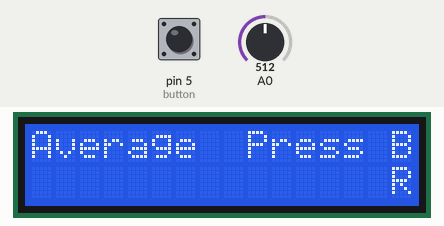
A sketch run on a simulated Arduino Uno, built with avr-gcc and run on an emulated ATmega328P. On the bench: 16×2 character LCD. The inputs (shaded band) are chosen by the test bench; at power-on: pin 5 (button) HIGH, A0 = 512. What the sketch prints to the serial monitor is not drawn.

Above: at 1.2 s.
1.3 s: pin 5 (button) pulled LOW for 0.15 s
At 1.31 s:
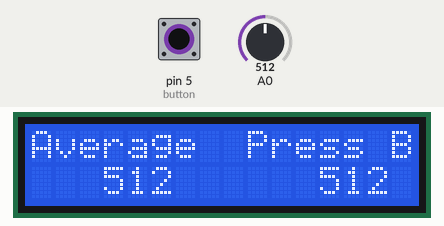
At 2.6 s:
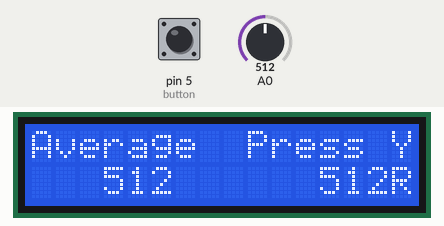
2.9 s: pin 5 (button) pulled LOW for 1 s
At 4.0 s:
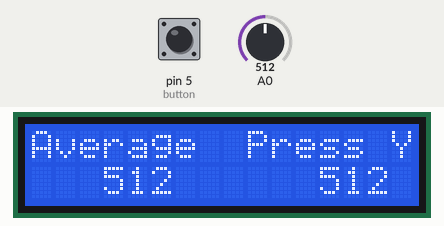
Timing chart, 0 to 5.9 s (numbered marks = the images above; inputs shaded):
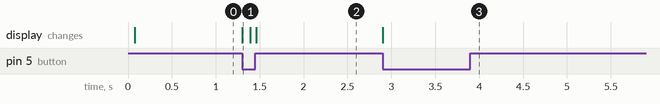

The sketch:

Lab12_Task1.ino
```cpp
#include <LiquidCrystal.h>
LiquidCrystal lcd(13, 12, 11, 10, 9, 8);
int lightPress, lightRead, lightTotal, lightAvg;
#define button 5
bool infinite = true;

void setup()
{
  lcd.begin(16, 2);
  lcd.clear();
  pinMode(A0, INPUT);
  pinMode(button, INPUT_PULLUP);
  Serial.begin(9600);
}

void loop()
{

  lcd.setCursor(0,0);
  lcd.print("Average  Press");


  for(int k=0; k < 3; k--)
  {

    if(k == 0)
    {
      lcd.setCursor(15,0);
      lcd.print("B");
    } //tells user it is reading for black
    else if(k == 1)
    {
      lcd.setCursor(15,0);
      lcd.print("R");
    } //tells user it is reading for red
    else
    {
      lcd.setCursor(15,0);
      lcd.print("Y");
    } //tells user it is reading for yellow

    for(int j=0; j < 15; j++)
    {
      while (digitalRead(button) == HIGH)
      {
        delay (10);
        lcd.setCursor(15,1);
        lcd.print("R");
      } //end reset while loop
      //delay(250);

      lcd.setCursor(15,1);
      lcd.print(" ");
      lightTotal = 0;
      lightAvg = 0;

      for(int i=0; i < 5; i++)
      {
        lightRead = analogRead(A0);
        lightTotal += lightRead;
      } //end avg for loop

      lightAvg = lightTotal/5;
      lcd.setCursor(0,1);
      lcd.print("   ");
      lcd.print(lightAvg);
      Serial.println(lightAvg);

      while (digitalRead(button) == HIGH)
      {
        delay(10);
      } //end press while loop
      //delay(250);

      lightPress = analogRead(A0);
      lcd.setCursor(9,1);
      lcd.print("   ");
      lcd.print(lightPress);
      Serial.println(lightPress);
    } //end 10 averages for loop

  } //end looping the 10 averages 3 times

  lcd.setCursor(15,1);
  lcd.print("D");

  while(infinite == true)
  {
    delay(10);
  }

}
```

Measured:
- after the input at 1.3 s, the display: changes at once (image 1)
- after the input at 2.9 s, the display: changes at once (image 3)
